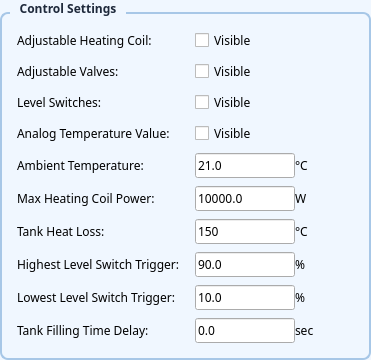
                      <widget class="QGroupBox" name="groupBox_control">
                       <property name="font">
                        <font>
                         <family>Segoe UI,Arial,sans-serif</family>
                         <weight>75</weight>
                         <bold>true</bold>
                        </font>
                       </property>
                       <property name="styleSheet">
                        <string notr="true">
                          QGroupBox {
                            border: 2px solid #a7c7e7;
                            border-radius: 8px;
                            margin-top: 12px;
                            background-color: #f0f7ff;
                          }
                          QGroupBox::title {
                            color: #1e293b;
                            subcontrol-origin: margin;
                            left: 10px;
                            padding: 0 8px;
                          }
                        </string>
                       </property>
                       <property name="title">
                        <string>Control Settings</string>
                       </property>
                       <layout class="QFormLayout" name="formLayout_control">
                        <property name="horizontalSpacing">
                         <number>15</number>
                        </property>
                        <property name="verticalSpacing">
                         <number>8</number>
                        </property>
                        <property name="leftMargin">
                         <number>15</number>
                        </property>
                        <property name="topMargin">
                         <number>15</number>
                        </property>
                        <property name="rightMargin">
                         <number>15</number>
                        </property>
                        <property name="bottomMargin">
                         <number>15</number>
                        </property>
                        <item row="0" column="0">
                         <widget class="QLabel" name="label_28">
                          <property name="font">
                           <font>
                            <family>Segoe UI,Arial,sans-serif</family>
                           </font>
                          </property>
                          <property name="text">
                           <string>Adjustable Heating Coil:</string>
                          </property>
                         </widget>
                        </item>
                        <item row="0" column="1">
                         <widget class="QCheckBox" name="adjustableHeatingCoilCheckBox">
                          <property name="font">
                           <font>
                            <family>Segoe UI,Arial,sans-serif</family>
                           </font>
                          </property>
                          <property name="text">
                           <string>Visible</string>
                          </property>
                         </widget>
                        </item>
                        <item row="1" column="0">
                         <widget class="QLabel" name="label_27">
                          <property name="font">
                           <font>
                            <family>Segoe UI,Arial,sans-serif</family>
                           </font>
                          </property>
                          <property name="text">
                           <string>Adjustable Valves:</string>
                          </property>
                         </widget>
                        </item>
                        <item row="1" column="1">
                         <widget class="QCheckBox" name="adjustableValveCheckBox">
                          <property name="enabled">
                           <bool>true</bool>
                          </property>
                          <property name="font">
                           <font>
                            <family>Segoe UI,Arial,sans-serif</family>
                           </font>
                          </property>
                          <property name="text">
                           <string>Visible</string>
                          </property>
                          <property name="checked">
                           <bool>false</bool>
                          </property>
                          <property name="autoRepeat">
                           <bool>false</bool>
                          </property>
                          <property name="autoExclusive">
                           <bool>false</bool>
                          </property>
                         </widget>
                        </item>
                        <item row="2" column="0">
                         <widget class="QLabel" name="label_29">
                          <property name="font">
                           <font>
                            <family>Segoe UI,Arial,sans-serif</family>
                           </font>
                          </property>
                          <property name="text">
                           <string>Level Switches:</string>
                          </property>
                         </widget>
                        </item>
                        <item row="2" column="1">
                         <widget class="QCheckBox" name="levelSwitchesCheckBox">
                          <property name="font">
                           <font>
                            <family>Segoe UI,Arial,sans-serif</family>
                           </font>
                          </property>
                          <property name="text">
                           <string>Visible</string>
                          </property>
                         </widget>
                        </item>
                        <item row="3" column="0">
                         <widget class="QLabel" name="label_18">
                          <property name="font">
                           <font>
                            <family>Segoe UI,Arial,sans-serif</family>
                           </font>
                          </property>
                          <property name="text">
                           <string>Analog Temperature Value:</string>
                          </property>
                         </widget>
                        </item>
                        <item row="3" column="1">
                         <widget class="QCheckBox" name="analogValueTempCheckBox">
                          <property name="font">
                           <font>
                            <family>Segoe UI,Arial,sans-serif</family>
                           </font>
                          </property>
                          <property name="text">
                           <string>Visible</string>
                          </property>
                         </widget>
                        </item>
                        <item row="4" column="0">
                         <widget class="QLabel" name="label_38">
                          <property name="font">
                           <font>
                            <family>Segoe UI,Arial,sans-serif</family>
                           </font>
                          </property>
                          <property name="text">
                           <string>Ambient Temperature:</string>
                          </property>
                         </widget>
                        </item>
                        <item row="4" column="1">
                         <layout class="QHBoxLayout" name="horizontalLayout_32">
                          <item>
                           <widget class="QLineEdit" name="ambientTempEntry">
                            <property name="maximumSize">
                             <size>
                              <width>100</width>
                              <height>16777215</height>
                             </size>
                            </property>
                            <property name="font">
                             <font>
                              <family>Segoe UI,Arial,sans-serif</family>
                             </font>
                            </property>
                            <property name="text">
                             <string>21.0</string>
                            </property>
                           </widget>
                          </item>
                          <item>
                           <widget class="QLabel" name="label_39">
                            <property name="font">
                             <font>
                              <family>Segoe UI,Arial,sans-serif</family>
                             </font>
                            </property>
                            <property name="text">
                             <string>°C</string>
                            </property>
                           </widget>
                          </item>
                          <item>
                           <spacer name="horizontalSpacer_24">
                            <property name="orientation">
                             <enum>Qt::Horizontal</enum>
                            </property>
                            <property name="sizeHint" stdset="0">
                             <size>
                              <width>40</width>
                              <height>20</height>
                             </size>
                            </property>
                           </spacer>
                          </item>
                         </layout>
                        </item>
                        <item row="5" column="0">
                         <widget class="QLabel" name="label_40">
                          <property name="font">
                           <font>
                            <family>Segoe UI,Arial,sans-serif</family>
                           </font>
                          </property>
                          <property name="text">
                           <string>Max Heating Coil Power:</string>
                          </property>
                         </widget>
                        </item>
                        <item row="5" column="1">
                         <layout class="QHBoxLayout" name="horizontalLayout_33">
                          <item>
                           <widget class="QLineEdit" name="powerHeatingCoilEntry2">
                            <property name="maximumSize">
                             <size>
                              <width>100</width>
                              <height>16777215</height>
                             </size>
                            </property>
                            <property name="font">
                             <font>
                              <family>Segoe UI,Arial,sans-serif</family>
                             </font>
                            </property>
                            <property name="text">
                             <string>10000.0</string>
                            </property>
                           </widget>
                          </item>
                          <item>
                           <widget class="QLabel" name="label_41">
                            <property name="font">
                             <font>
                              <family>Segoe UI,Arial,sans-serif</family>
                             </font>
                            </property>
                            <property name="text">
                             <string>W</string>
                            </property>
                           </widget>
                          </item>
                          <item>
                           <spacer name="horizontalSpacer_25">
                            <property name="orientation">
                             <enum>Qt::Horizontal</enum>
                            </property>
                            <property name="sizeHint" stdset="0">
                             <size>
                              <width>40</width>
                              <height>20</height>
                             </size>
                            </property>
                           </spacer>
                          </item>
                         </layout>
                        </item>
                        <item row="7" column="0">
                         <widget class="QLabel" name="label_42">
                          <property name="font">
                           <font>
                            <family>Segoe UI,Arial,sans-serif</family>
                           </font>
                          </property>
                          <property name="text">
                           <string>Tank Heat Loss:</string>
                          </property>
                         </widget>
                        </item>
                        <item row="7" column="1">
                         <layout class="QHBoxLayout" name="horizontalLayout_34">
                          <item>
                           <widget class="QLineEdit" name="heatLossVatEntry">
                            <property name="maximumSize">
                             <size>
                              <width>100</width>
                              <height>16777215</height>
                             </size>
                            </property>
                            <property name="font">
                             <font>
                              <family>Segoe UI,Arial,sans-serif</family>
                             </font>
                            </property>
                            <property name="text">
                             <string>150</string>
                            </property>
                           </widget>
                          </item>
                          <item>
                           <widget class="QLabel" name="label_43">
                            <property name="font">
                             <font>
                              <family>Segoe UI,Arial,sans-serif</family>
                             </font>
                            </property>
                            <property name="text">
                             <string>°C</string>
                            </property>
                           </widget>
                          </item>
                          <item>
                           <spacer name="horizontalSpacer_26">
                            <property name="orientation">
                             <enum>Qt::Horizontal</enum>
                            </property>
                            <property name="sizeHint" stdset="0">
                             <size>
                              <width>40</width>
                              <height>20</height>
                             </size>
                            </property>
                           </spacer>
                          </item>
                         </layout>
                        </item>
                        <item row="8" column="0">
                         <widget class="QLabel" name="label_52">
                          <property name="font">
                           <font>
                            <family>Segoe UI,Arial,sans-serif</family>
                           </font>
                          </property>
                          <property name="text">
                           <string>Highest Level Switch Trigger:</string>
                          </property>
                         </widget>
                        </item>
                        <item row="8" column="1">
                         <layout class="QHBoxLayout" name="horizontalLayout_39">
                          <item>
                           <widget class="QLineEdit" name="levelSwitchMaxHeightEntry">
                            <property name="maximumSize">
                             <size>
                              <width>100</width>
                              <height>16777215</height>
                             </size>
                            </property>
                            <property name="font">
                             <font>
                              <family>Segoe UI,Arial,sans-serif</family>
                             </font>
                            </property>
                            <property name="text">
                             <string>90.0</string>
                            </property>
                           </widget>
                          </item>
                          <item>
                           <widget class="QLabel" name="label_53">
                            <property name="font">
                             <font>
                              <family>Segoe UI,Arial,sans-serif</family>
                             </font>
                            </property>
                            <property name="text">
                             <string>%</string>
                            </property>
                           </widget>
                          </item>
                          <item>
                           <spacer name="horizontalSpacer_31">
                            <property name="orientation">
                             <enum>Qt::Horizontal</enum>
                            </property>
                            <property name="sizeHint" stdset="0">
                             <size>
                              <width>40</width>
                              <height>20</height>
                             </size>
                            </property>
                           </spacer>
                          </item>
                         </layout>
                        </item>
                        <item row="9" column="0">
                         <widget class="QLabel" name="label_58">
                          <property name="font">
                           <font>
                            <family>Segoe UI,Arial,sans-serif</family>
                           </font>
                          </property>
                          <property name="text">
                           <string>Lowest Level Switch Trigger:</string>
                          </property>
                         </widget>
                        </item>
                        <item row="9" column="1">
                         <layout class="QHBoxLayout" name="horizontalLayout_42">
                          <item>
                           <widget class="QLineEdit" name="levelSwitchMinHeightEntry">
                            <property name="maximumSize">
                             <size>
                              <width>100</width>
                              <height>16777215</height>
                             </size>
                            </property>
                            <property name="font">
                             <font>
                              <family>Segoe UI,Arial,sans-serif</family>
                             </font>
                            </property>
                            <property name="text">
                             <string>10.0</string>
                            </property>
                           </widget>
                          </item>
                          <item>
                           <widget class="QLabel" name="label_59">
                            <property name="font">
                             <font>
                              <family>Segoe UI,Arial,sans-serif</family>
                             </font>
                            </property>
                            <property name="text">
                             <string>%</string>
                            </property>
                           </widget>
                          </item>
                          <item>
                           <spacer name="horizontalSpacer_32">
                            <property name="orientation">
                             <enum>Qt::Horizontal</enum>
                            </property>
                            <property name="sizeHint" stdset="0">
                             <size>
                              <width>40</width>
                              <height>20</height>
                             </size>
                            </property>
                           </spacer>
                          </item>
                         </layout>
                        </item>
                        <item row="10" column="0">
                         <widget class="QLabel" name="label_36">
                          <property name="font">
                           <font>
                            <family>Segoe UI,Arial,sans-serif</family>
                           </font>
                          </property>
                          <property name="text">
                           <string>Tank Filling Time Delay:</string>
                          </property>
                         </widget>
                        </item>
                        <item row="10" column="1">
                         <layout class="QHBoxLayout" name="horizontalLayout_31">
                          <item>
                           <widget class="QLineEdit" name="timeDelayfillingEntry">
                            <property name="maximumSize">
                             <size>
                              <width>100</width>
                              <height>16777215</height>
                             </size>
                            </property>
                            <property name="font">
                             <font>
                              <family>Segoe UI,Arial,sans-serif</family>
                             </font>
                            </property>
                            <property name="text">
                             <string>0.0</string>
                            </property>
                           </widget>
                          </item>
                          <item>
                           <widget class="QLabel" name="label_37">
                            <property name="font">
                             <font>
                              <family>Segoe UI,Arial,sans-serif</family>
                             </font>
                            </property>
                            <property name="text">
                             <string>sec</string>
                            </property>
                           </widget>
                          </item>
                          <item>
                           <spacer name="horizontalSpacer_23">
                            <property name="orientation">
                             <enum>Qt::Horizontal</enum>
                            </property>
                            <property name="sizeHint" stdset="0">
                             <size>
                              <width>40</width>
                              <height>20</height>
                             </size>
                            </property>
                           </spacer>
                          </item>
                         </layout>
                        </item>
                       </layout>
                      </widget>
